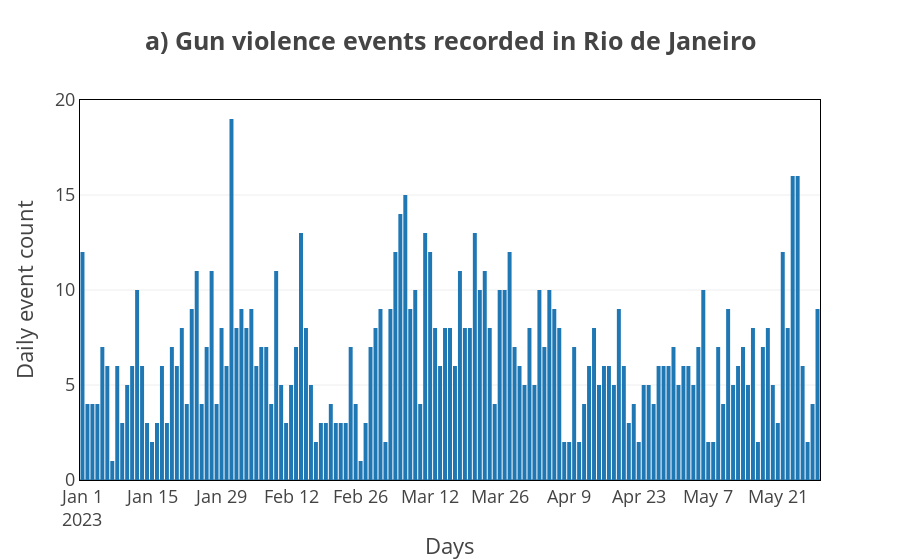

Here is the notebook cell this chart was saved with:
### Markdown cell above
# Check

### Code cell
# plot rank_rio 
fig = px.bar(rank_rio, title='<b>a) Gun violence events recorded in Rio de Janeiro</b>',template='presentation')
# change x axis and y label and remove legend
fig.update_layout(xaxis_title='Days', yaxis_title='Daily event count')

fig.update_xaxes(showline=True,
         linewidth=1,
         linecolor='black',
         mirror=True)

fig.update_yaxes(showline=True,
         linewidth=1,
         linecolor='black',
         mirror=True)
# disable legend
fig.update_layout(showlegend=False)
fig.show()

### Figure 1 — Plotly figure (JSON) as saved in the notebook; plotly's stock layout.template omitted (floating-point values rounded to 4 significant figures; data arrays with more than 128 entries replaced by an {"elided": "..."} marker saying what was removed)
{"data": [{"alignmentgroup": "True", "hovertemplate": "variable=id_ocorrencia<br>data_ocorrencia=%{x}<br>value=%{y}<extra></extra>", "legendgroup": "id_ocorrencia", "marker": {"color": "#1F77B4", "pattern": {"shape": ""}}, "name": "id_ocorrencia", "offsetgroup": "id_ocorrencia", "orientation": "v", "showlegend": true, "textposition": "auto", "type": "bar", "x": {"elided": "149 str values"}, "xaxis": "x", "y": {"elided": "149 int values"}, "yaxis": "y"}], "layout": {"barmode": "relative", "legend": {"title": {"text": "variable"}, "tracegroupgap": 0}, "showlegend": false, "title": {"text": "<b>a) Gun violence events recorded in Rio de Janeiro</b>"}, "xaxis": {"anchor": "y", "domain": [0, 1], "linecolor": "black", "linewidth": 1, "mirror": true, "showline": true, "title": {"text": "Days"}}, "yaxis": {"anchor": "x", "domain": [0, 1], "linecolor": "black", "linewidth": 1, "mirror": true, "showline": true, "title": {"text": "Daily event count"}}}}
